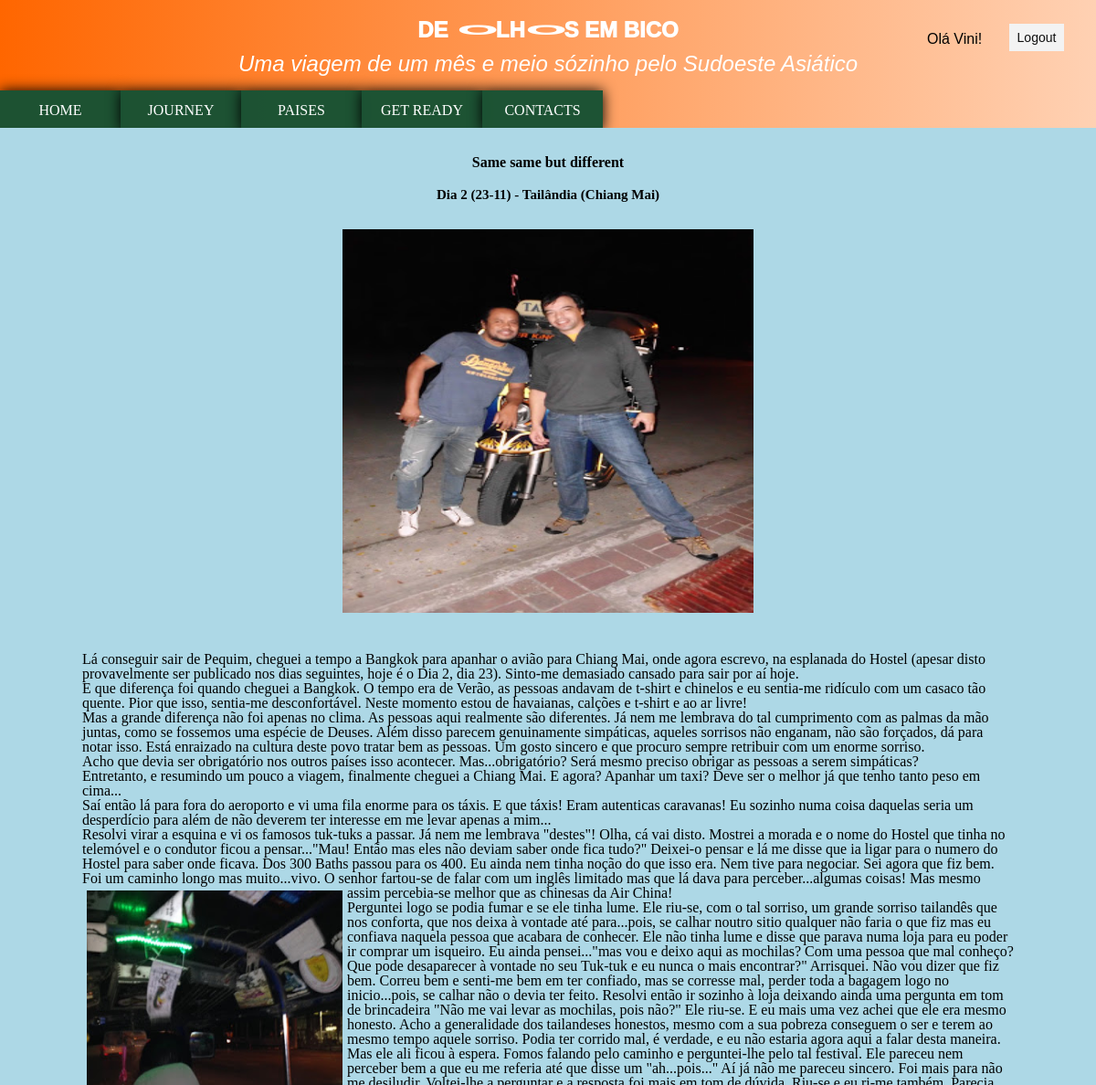
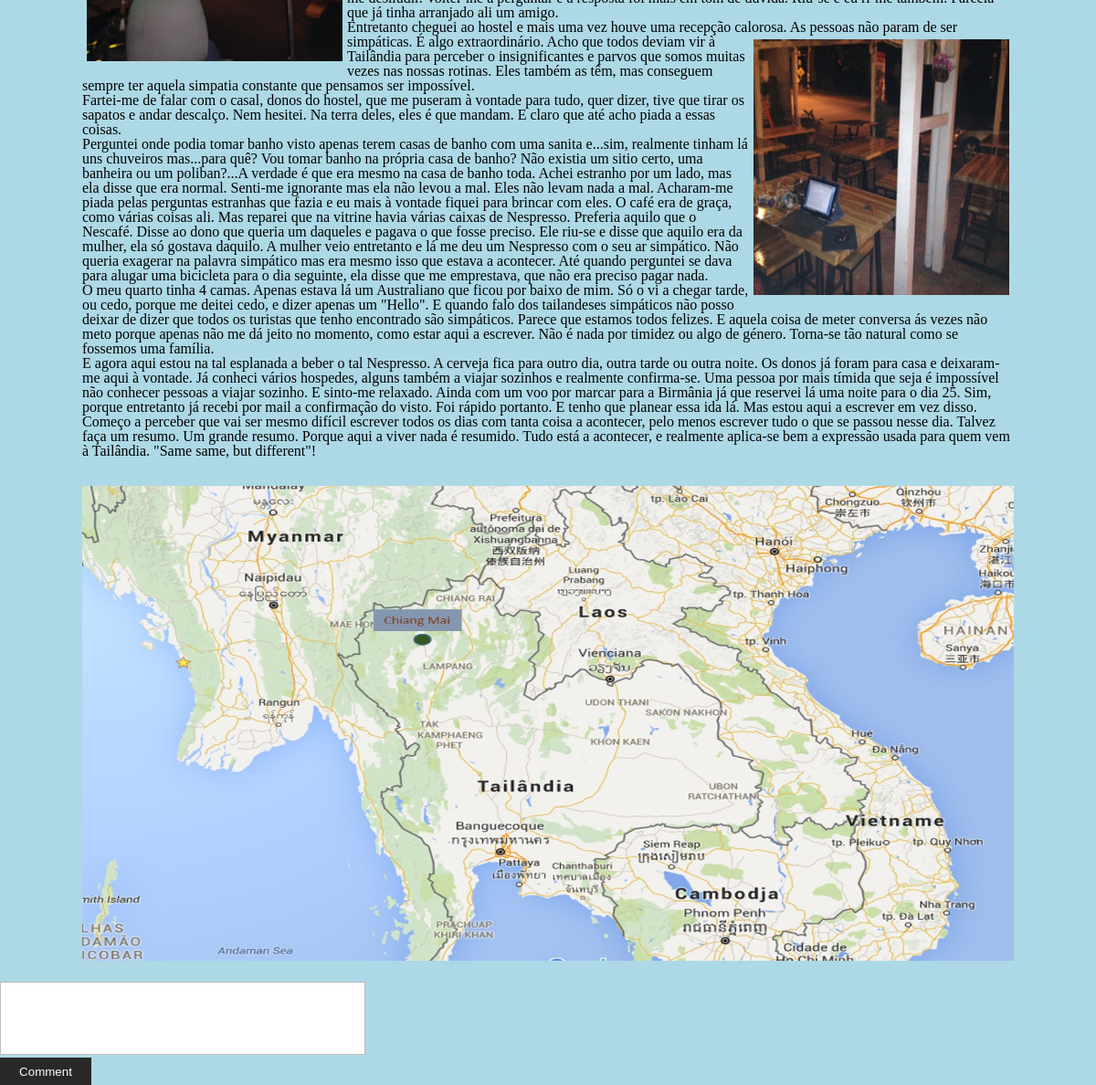
/paginasweb/artigos.php?dia=2 (signed in), run on the app's committed database (2 pictures, top to bottom).
### tables this page shows
CREATE TABLE `artigos` (
  `idblog` int(11) NOT NULL,
  `dia` int(20) NOT NULL,
  `title` varchar(100) NOT NULL,
  `location` varchar(100) NOT NULL,
  `content` text NOT NULL,
  `imgmapa` varchar(100) NOT NULL,
  `imgartigo` varchar(100) NOT NULL,
  `maplocation` varchar(100) DEFAULT NULL,
  `mapcountry` varchar(100) NOT NULL
);

### paginasweb/artigos.php (the view, shortened to what this page needs)
<?php
require('../includes/config.php');
  if (isset($_GET["dia"])) {
$sql = "SELECT * FROM artigos WHERE dia='".$_GET['dia']."'";
 $result = mysqli_query($connection, $sql);
 $row = mysqli_fetch_assoc($result);
}
 include '../includes/comments.php';
include_once '../includes/header.php';
?>
<!DOCTYPE html>
<html lang="en">
<head>
           <link href="../css/styles.css" type="text/css" rel="stylesheet">
</head>
<body>
<div class="activeArticle">
	<h1><?php echo $row['title']; ?></h1>
	<h3><?php echo $row['location']; ?></h3>
	<div class="imgArtigo">
	   <img  src="<?php echo $row['imgartigo']; ?>"/>
	</div>
	<div class="text"><?php echo nl2br($row['content']); ?></div>
	<div class="imgArtigoMapa">
	   <img  src="<?php echo $row['imgmapa']; ?>"/>
	</div>
</div>
<?php
    if (isset($_SESSION['iduser'])) {
    	if (isset($_GET["dia"])) {
    		$idblog=$_GET["dia"];
 echo"
<form method='POST' action='".setComments($connection)."'>
	<input type='hidden' name='iduser' value='".$_SESSION['iduser']."'>
	<input type='hidden' name='idblog' value='".$idblog."'>
	<input type='hidden' name='date' value='".date('Y-m-d H:i:s')."'>
	<textarea name='message'></textarea><br>
	<button class='comment' type='submit' name='commentSubmit'>Comment</button>
</form>";
}
} else{
	echo "Precisa de se registar para comentar!";
}
?>
</body>
</html>

### css/styles.css (style rules this page uses)
html, body, div, span, object, iframe, h1, h2, h3, h4, h5, h6, p, blockquote, pre, abbr, address, cite, code, del, dfn, em, img, ins, kbd, q, samp, small, strong, sub, sup, var, b, i, dl, dt, dd, ol, ul, li, fieldset, form, label, legend, table, caption, tbody, tfoot, thead, tr, th, td, article, aside, canvas, details, figcaption, figure, footer, header, hgroup, menu, nav, section, summary, time, mark, audio, video { margin:0; padding:0; border:0; outline:0; font-size:100%; vertical-align:baseline; background:transparent; }
body { line-height:1; }
.activeArticle { display: block; margin: 20px 90px; }
.activeArticle h1, .activeArticle h3 { text-align: center; color: black; padding: 10px; }
.activeArticle h3 { font-size: 15px; }
.imgLeft, .imgRight { height: 280px; width: 280px; padding: 5px; }
.imgLeft { float: left; }
.imgRight { float: right; }
.activeArticle .imgArtigo { text-align: center; }
.imgArtigo img { padding: 20px 20px 40px 20px; height: 420px; width: 450px; }
.imgArtigoMapa img { height: 520px; width: 100%; padding-top: 30px; }
textarea { width: 400px; height: 80px; background-color: #fff; resize: none; }
button.comment { width: 100px; height: 30px; background-color: #282828; border: none; color: #fff; font-family: arial; font-weight: 400; cursor: pointer; }
.form input[type=text], .form input[type=email], textarea, select { box-sizing: border-box; border:1px solid #BEBEBE; padding: 7px; margin:0px; outline: none; }

### paginasweb/artigos.php (style rules this page uses)
body { background-color: lightblue; }

### data on the page
artigos: title "Same same but different", location "Dia 2 (23-11) - Tailândia (Chiang Mai)", imgartigo (picture), content "Lá conseguir sair de Pequim, cheguei a tempo a Bangkok para apanhar o avião para Chiang Mai, onde agora escrevo, na esplanada do Hostel (apesar disto provavelmente ser publicado nos dias seguintes, hoje é o Dia 2, dia 23). Sinto-me demasiado cansado para sair por aí hoje. E que diferença foi quando cheguei a Bangkok. O tempo era de Verão, as pessoas andavam de t-shirt e chinelos e eu sentia-me ridículo com um casaco tão quente. Pior que isso, sentia-me desconfortável. Neste momento estou de havaianas, calções e t-shirt e ao ar livre! Mas a grande diferença não foi apenas no clima. As pessoas aqui realmente são diferentes. Já nem me lembrava do tal cumprimento com as palmas da mão juntas,…", content (picture), imgmapa (picture)

### other printed values
$_SESSION['nickname'] "Vini"
